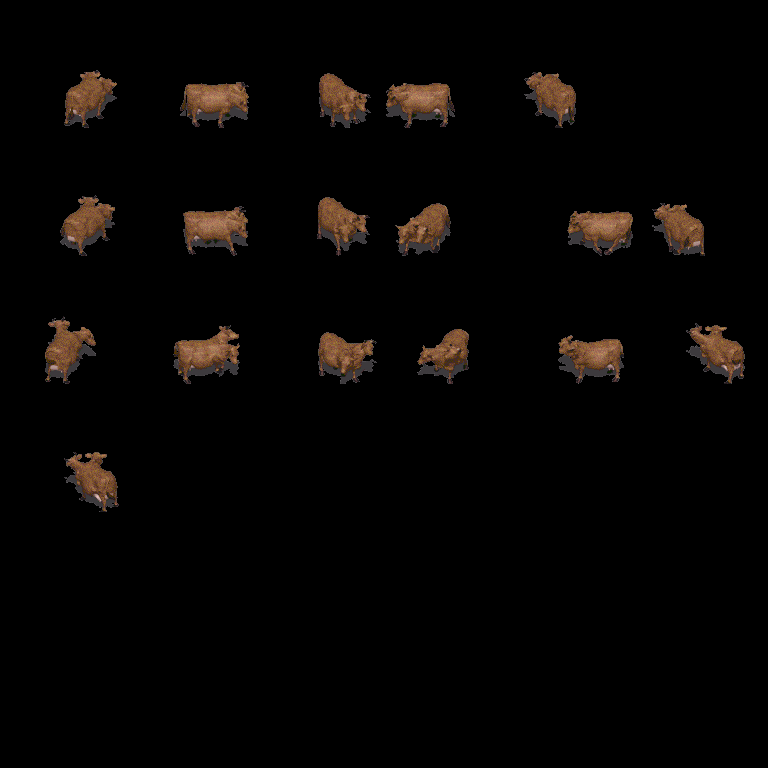

Below is a game level as drawn by its tile map, then a one-line description and the .tmx that defines it (tile-layer data replaced by summaries):
An orthogonal 6x6 tile map with 128x128 px tiles, 1 tile layer (Tile Layer 1).

<map version="1.0" orientation="orthogonal" renderorder="left-up" width="6" height="6" tilewidth="128" tileheight="128" nextobjectid="1">
 <tileset firstgid="1" name="Braham" tilewidth="128" tileheight="128" tilecount="256" columns="16">
  <image source="Braham.png" width="2048" height="2048" />
  <tile id="0">
   <animation>
    <frame tileid="0" duration="100" />
    <frame tileid="1" duration="100" />
    <frame tileid="2" duration="100" />
    <frame tileid="3" duration="100" />
    <frame tileid="4" duration="100" />
    <frame tileid="5" duration="100" />
    <frame tileid="6" duration="100" />
    <frame tileid="7" duration="100" />
    <frame tileid="8" duration="100" />
    <frame tileid="9" duration="100" />
   </animation>
  </tile>
  <tile id="11">
   <animation>
    <frame tileid="11" duration="100" />
    <frame tileid="12" duration="100" />
    <frame tileid="13" duration="100" />
    <frame tileid="14" duration="100" />
   </animation>
  </tile>
  <tile id="16">
   <animation>
    <frame tileid="16" duration="100" />
    <frame tileid="17" duration="100" />
    <frame tileid="18" duration="100" />
    <frame tileid="19" duration="100" />
    <frame tileid="20" duration="100" />
    <frame tileid="21" duration="100" />
    <frame tileid="22" duration="100" />
    <frame tileid="23" duration="100" />
    <frame tileid="24" duration="100" />
    <frame tileid="25" duration="100" />
   </animation>
  </tile>
  <tile id="27">
   <animation>
    <frame tileid="27" duration="100" />
    <frame tileid="28" duration="100" />
    <frame tileid="29" duration="100" />
    <frame tileid="30" duration="100" />
   </animation>
  </tile>
  <tile id="32">
   <animation>
    <frame tileid="32" duration="100" />
    <frame tileid="33" duration="100" />
    <frame tileid="34" duration="100" />
    <frame tileid="35" duration="100" />
    <frame tileid="36" duration="100" />
    <frame tileid="37" duration="100" />
    <frame tileid="38" duration="100" />
    <frame tileid="39" duration="100" />
    <frame tileid="40" duration="100" />
    <frame tileid="41" duration="100" />
   </animation>
  </tile>
  <tile id="43">
   <animation>
    <frame tileid="43" duration="100" />
    <frame tileid="44" duration="100" />
    <frame tileid="45" duration="100" />
    <frame tileid="46" duration="100" />
   </animation>
  </tile>
  <tile id="59">
   <animation>
    <frame tileid="59" duration="100" />
    <frame tileid="60" duration="100" />
    <frame tileid="61" duration="100" />
    <frame tileid="62" duration="100" />
   </animation>
  </tile>
  <tile id="64">
   <animation>
    <frame tileid="48" duration="100" />
    <frame tileid="49" duration="100" />
    <frame tileid="50" duration="100" />
    <frame tileid="51" duration="100" />
    <frame tileid="52" duration="100" />
    <frame tileid="53" duration="100" />
    <frame tileid="54" duration="100" />
    <frame tileid="55" duration="100" />
    <frame tileid="56" duration="100" />
    <frame tileid="57" duration="100" />
   </animation>
  </tile>
  <tile id="75">
   <animation>
    <frame tileid="75" duration="100" />
    <frame tileid="76" duration="100" />
    <frame tileid="77" duration="100" />
    <frame tileid="78" duration="100" />
   </animation>
  </tile>
  <tile id="80">
   <animation>
    <frame tileid="64" duration="100" />
    <frame tileid="65" duration="100" />
    <frame tileid="66" duration="100" />
    <frame tileid="67" duration="100" />
    <frame tileid="68" duration="100" />
    <frame tileid="69" duration="100" />
    <frame tileid="70" duration="100" />
    <frame tileid="71" duration="100" />
    <frame tileid="72" duration="100" />
    <frame tileid="73" duration="100" />
   </animation>
  </tile>
  <tile id="91">
   <animation>
    <frame tileid="91" duration="100" />
    <frame tileid="92" duration="100" />
    <frame tileid="93" duration="100" />
    <frame tileid="94" duration="100" />
   </animation>
  </tile>
  <tile id="96">
   <animation>
    <frame tileid="80" duration="100" />
    <frame tileid="81" duration="100" />
    <frame tileid="82" duration="100" />
    <frame tileid="83" duration="100" />
    <frame tileid="84" duration="100" />
    <frame tileid="85" duration="100" />
    <frame tileid="86" duration="100" />
    <frame tileid="87" duration="100" />
    <frame tileid="88" duration="100" />
    <frame tileid="89" duration="100" />
   </animation>
  </tile>
  <tile id="112">
   <animation>
    <frame tileid="112" duration="100" />
    <frame tileid="113" duration="100" />
    <frame tileid="114" duration="100" />
    <frame tileid="115" duration="100" />
    <frame tileid="116" duration="100" />
    <frame tileid="117" duration="100" />
    <frame tileid="118" duration="100" />
    <frame tileid="119" duration="100" />
   </animation>
  </tile>
  <tile id="128">
   <animation>
    <frame tileid="128" duration="100" />
    <frame tileid="129" duration="100" />
    <frame tileid="130" duration="100" />
    <frame tileid="131" duration="100" />
    <frame tileid="132" duration="100" />
    <frame tileid="133" duration="100" />
    <frame tileid="134" duration="100" />
    <frame tileid="135" duration="100" />
   </animation>
  </tile>
  <tile id="144">
   <animation>
    <frame tileid="144" duration="100" />
    <frame tileid="145" duration="100" />
    <frame tileid="146" duration="100" />
    <frame tileid="147" duration="100" />
    <frame tileid="148" duration="100" />
    <frame tileid="149" duration="100" />
    <frame tileid="150" duration="100" />
    <frame tileid="151" duration="100" />
   </animation>
  </tile>
  <tile id="160">
   <animation>
    <frame tileid="160" duration="100" />
    <frame tileid="161" duration="100" />
    <frame tileid="162" duration="100" />
    <frame tileid="163" duration="100" />
    <frame tileid="164" duration="100" />
    <frame tileid="165" duration="100" />
    <frame tileid="166" duration="100" />
    <frame tileid="167" duration="100" />
   </animation>
  </tile>
  <tile id="176">
   <animation>
    <frame tileid="176" duration="100" />
    <frame tileid="177" duration="100" />
    <frame tileid="178" duration="100" />
    <frame tileid="179" duration="100" />
    <frame tileid="180" duration="100" />
    <frame tileid="181" duration="100" />
    <frame tileid="182" duration="100" />
    <frame tileid="183" duration="100" />
   </animation>
  </tile>
  <tile id="192">
   <animation>
    <frame tileid="192" duration="100" />
    <frame tileid="193" duration="100" />
    <frame tileid="194" duration="100" />
    <frame tileid="195" duration="100" />
    <frame tileid="196" duration="100" />
    <frame tileid="197" duration="100" />
    <frame tileid="198" duration="100" />
    <frame tileid="199" duration="100" />
   </animation>
  </tile>
  <tile id="224">
   <animation>
    <frame tileid="224" duration="100" />
    <frame tileid="225" duration="100" />
    <frame tileid="226" duration="100" />
    <frame tileid="227" duration="100" />
    <frame tileid="228" duration="100" />
    <frame tileid="229" duration="100" />
    <frame tileid="230" duration="100" />
    <frame tileid="231" duration="100" />
   </animation>
  </tile>
 </tileset>
 <layer name="Tile Layer 1" width="6" height="6">
  <data>[36 cells, 19 non-empty, 19 distinct tile ids]</data>
 </layer>
</map>
